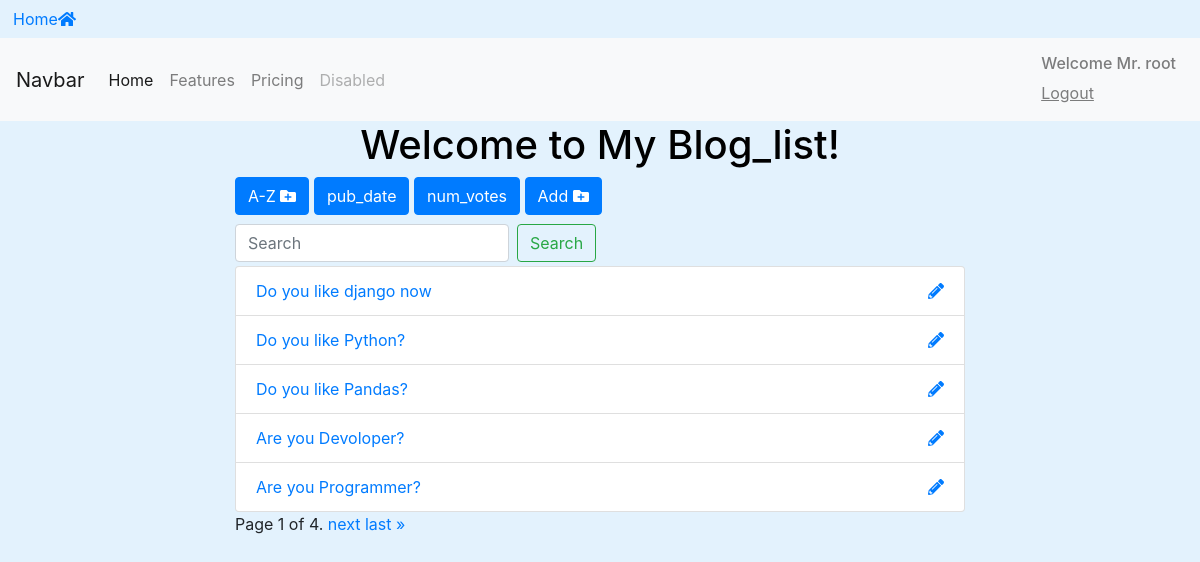
The app's page /blogs/list/ (signed in) with its own data.
### BlogApp/models.py (models this page shows, shortened)
class BlogModel(models.Model):
    owner = models.ForeignKey(User, on_delete=models.CASCADE,default = 1)
    text = models.CharField(max_length=255)
    pub_date = models.DateTimeField()
    def __str__(self):
        return self.text

### BlogApp/views.py (the view)
# urls.py: path('list/', views.blog_list,name='list'),
@login_required
def blog_list(request):
    search_term = ''
    info = BlogModel.objects.all()
    if 'text' in request.GET:
        info = info.order_by('text')
    if 'pub_date' in request.GET:
        info = info.order_by('-pub_date')
    if 'num_votes' in request.GET:
        info = info.annotate(Count('vote')).order_by('-vote__count')
    my_blog = BlogModel.objects.filter(owner=request.user)
    if 'search' in request.GET:
        search_term = request.GET['search']
        info = info.filter(text__icontains=search_term)
    paginator  = Paginator(info,5)
    page = request.GET.get('page')
    info = paginator.get_page(page)
    get_dict_copy = request.GET.copy()
    params = get_dict_copy.pop('page',True) and get_dict_copy.urlencode()
    content = {'info':info,'params':params,'search_term':search_term}
    return render(request,'blog/blog.html',content)

### BlogApp/templates/blog/blog.html (shortened to what this page needs)
{% extends 'base.html' %}
{% block content %}
<div class="container">
  <h1 class="text-center">Welcome to My Blog_list!</h1>
  <div class="row">
    <div class="col-sm-8 offset-sm-2">
      <a
          href="?text=True" class="btn btn-{% if 'text' in request.GET %}warning{% else %}primary{% endif %}"
          style="margin-bottom: 5px"> A-Z <i class="fas fa-folder-plus"></i>
      </a>
      <a
          href="?pub_date=True" class="btn btn-{% if 'pub_date' in request.GET %}warning{% else %}primary{% endif %}"
          style="margin-bottom: 5px"> pub_date
      </a>
      <a
          href="?num_votes=True" class="btn btn-{% if 'num_votes' in request.GET %}warning{% else %}primary{% endif %}"
          style="margin-bottom: 5px"> num_votes
      </a>
      <a href="{% url 'BlogApp:add' %}" class="btn btn-primary" style="margin-bottom: 5px"> Add <i class="fas fa-folder-plus"></i> </a>
      <form class="form-inline my-2 my-lg-1">
            <input class="form-control mr-sm-2" type="search" placeholder="Search" aria-label="Search" name="search" value="{{search_term}}">
            <button class="btn btn-outline-success my-2 my-sm-0" type="submit">Search</button>
      </form>
      <ul class="list-group">
        {% for data in info %}
        <li class="list-group-item">
          <a
            href="{% url 'BlogApp:detail' data.id %}">
            {{ data }}
          </a>
            {% if request.user == data.owner %}
              <a href="{% url 'BlogApp:edit_blog' data.id %}" class="float-right"> <i class="fas fa-pencil-alt"></i></a>
            {% endif %}
        </li>
        {% endfor %}
      </ul>
      <div class="pagination">
        <span class="step-links">
            <span class="current">
                Page {{ info.number }} of {{ info.paginator.num_pages }}.
            </span>
            {% if info.has_next %}
                <a href="?page={{ info.next_page_number }}&{{params}}">next</a>
                <a href="?page={{ info.paginator.num_pages }}&{{params}}">last &raquo;</a>
            {% endif %}
        </span>
      </div>
    </div>
  </div>
</div>
{% endblock %}

### templates/includes/navbar.html (shortened to what this page needs)
<nav class="navbar navbar-expand-lg navbar-light bg-light">
  <a class="navbar-brand" href="#">Navbar</a>
<div class="collapse navbar-collapse" id="navbarNav">
  <ul class="navbar-nav">
    <li class="nav-item active">
      <a class="nav-link" href="{%url 'home' %}">Home <span class="sr-only">(current)</span></a>
    </li>
    <li class="nav-item">
      <a class="nav-link" href="{% url 'BlogApp:list' %}">Features</a>
    </li>
    <li class="nav-item">
      <a class="nav-link" href="#">Pricing</a>
    </li>
    <li class="nav-item">
      <a class="nav-link disabled" href="#">Disabled</a>
    </li>
  </ul>
  <div class="navbar-nav ml-auto">
    {% if request.user.is_authenticated %}
      <a class="nav-item nav-link" href="{% url 'Accounts:logout' %}"> <h6>Welcome Mr. {{request.user}}</h6> <u>Logout</u></a>
    {% else %}
      <a class="nav-item nav-link" href="{% url 'Accounts:login' %}">Login</a>
    {% endif %}
  </div>
</div>
</nav>

### static/css/styles.css (style rules this page uses)
h1,h3 { color: black; }
body { background-color: #e3f2fd; }

### records on screen
BlogModel: text "Do you like django now"
BlogModel: text "Do you like Python?"
BlogModel: text "Do you like Pandas?"
BlogModel: text "Are you Devoloper?"
BlogModel: text "Are you Programmer?"

### other values on screen
{{ request.user }} "root"
{{ info.number }} "1"
{{ info.paginator.num_pages }} "4"
